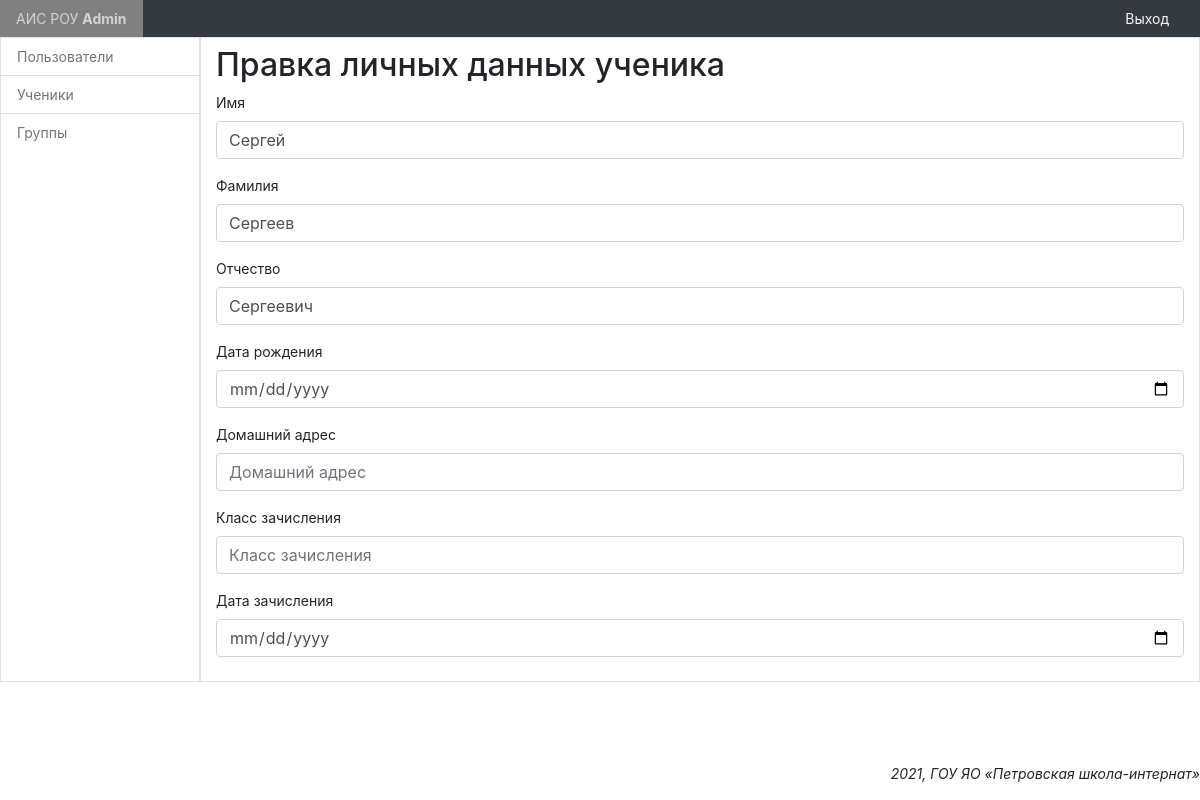
/admin_panel/pupils/change/3/ (signed in), run on the app's committed database.
### admin_panel/models.py (models this page shows, shortened)
class Pupil(models.Model):
    last_name = models.CharField(
        'Фамилия',
        max_length=50
    )
    first_name = models.CharField(
        'Имя',
        max_length=50
    )
    middle_name = models.CharField(
        'Отчество',
        null=True,
        max_length=50
    )
    date = models.DateField(
        'Дата регистрации',
        default=datetime.now
    )
    date_of_birth = models.DateField(
        'Дата рождения',
        null=True,
    )
    home_address = models.CharField(
        'Домашний адрес',
        null=True,
        max_length=100,
    )
    class_number = models.IntegerField(
        'Класс зачисления',
        null=True,
    )
    enrollment_date = models.DateField(
        'Дата зачисления',
        null=True
    )
    class Meta:
        verbose_name = 'Ученик'
        verbose_name_plural = 'Ученики'
        ordering = ['last_name']

### admin_panel/views.py (the view)
# urls.py: path('pupils/change/<int:id>/', SDChangePupilInfoView.as_view(), name='pupil_change'),
class SDChangePupilInfoView(SuccessMessageMixin, LoginRequiredMixin, UpdateView):
    model = Pupil
    template_name = 'admin_panel/change_pupil_info.html'
    form_class = SDRegisterPupilForm
    success_url = reverse_lazy('admin_panel:pupils')
    success_message = 'Данные сохранены'
    def get_object(self, queryset=None):
        if not queryset:
            queryset = self.get_queryset()
        return get_object_or_404(queryset, pk=self.kwargs['id'])

### admin_panel/forms.py
class SDRegisterPupilForm(forms.ModelForm):
    class Meta:
        model = Pupil
        fields = ('first_name', 'last_name', 'middle_name', 'date_of_birth', 'home_address', 'class_number', 'enrollment_date')
        widgets = {
            'date_of_birth': forms.DateInput(attrs={'type': 'date'},),
            'enrollment_date': forms.DateInput(attrs={'type': 'date'},),
        }

### templates/admin_panel/change_pupil_info.html (shortened to what this page needs)
{% extends 'layout/base_admin.html' %}
{% load bootstrap4 %}
{% block content %}
    <h2>Правка личных данных ученика</h2>
    <form method="post">
        {% bootstrap_form form layout='horizontal' %}
    </form>
{% endblock %}

### static/src/admin_panel/css/dashboard.css (style rules this page uses)
body { font-size: .875rem; }

### data on the page
Pupil: first_name "Сергей", last_name "Сергеев", middle_name "Сергеевич"
